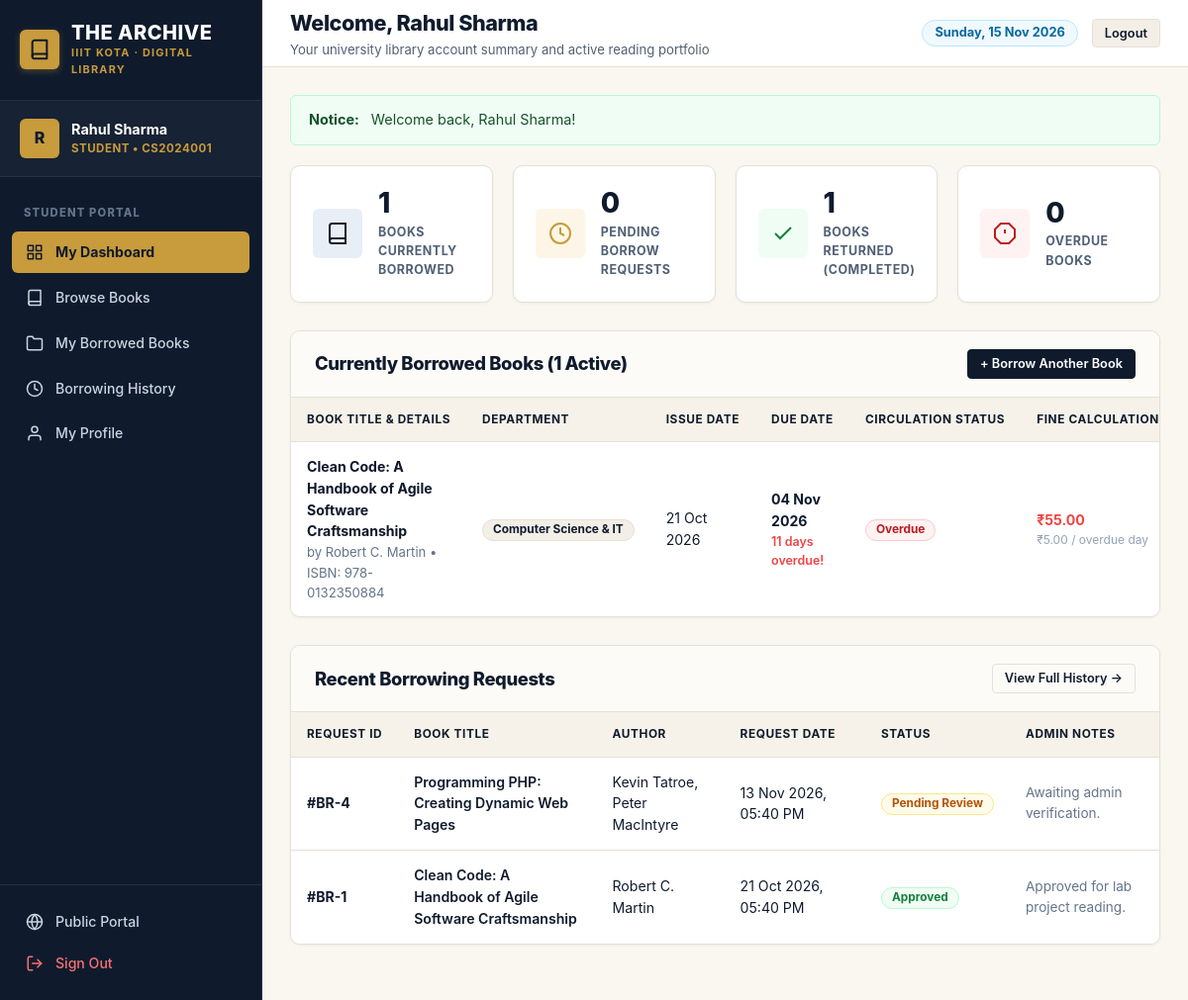
The page /student/dashboard.php (signed in) on the database its author committed.
### tables this page shows
CREATE TABLE `issued_books` (
  `id` INT AUTO_INCREMENT PRIMARY KEY,
  `borrow_request_id` INT DEFAULT NULL,
  `user_id` INT NOT NULL,
  `book_id` INT NOT NULL,
  `issue_date` DATE NOT NULL,
  `due_date` DATE NOT NULL,
  `return_date` DATE DEFAULT NULL,
  `status` ENUM('issued', 'returned', 'overdue') NOT NULL DEFAULT 'issued',
  `fine_amount` DECIMAL(8, 2) NOT NULL DEFAULT 0.00,
  `created_at` TIMESTAMP DEFAULT CURRENT_TIMESTAMP,
  CONSTRAINT `fk_issued_user` FOREIGN KEY (`user_id`) REFERENCES `users` (`id`) ON DELETE CASCADE ON UPDATE CASCADE,
  CONSTRAINT `fk_issued_book` FOREIGN KEY (`book_id`) REFERENCES `books` (`id`) ON DELETE CASCADE ON UPDATE CASCADE,
  CONSTRAINT `fk_issued_request` FOREIGN KEY (`borrow_request_id`) REFERENCES `borrow_requests` (`id`) ON DELETE SET NULL ON UPDATE CASCADE
);

CREATE TABLE `books` (
  `id` INT AUTO_INCREMENT PRIMARY KEY,
  `isbn` VARCHAR(30) NOT NULL UNIQUE,
  `title` VARCHAR(255) NOT NULL,
  `author` VARCHAR(255) NOT NULL,
  `category_id` INT NOT NULL,
  `publisher` VARCHAR(255) DEFAULT NULL,
  `publication_year` INT DEFAULT NULL,
  `total_copies` INT NOT NULL DEFAULT 1,
  `available_copies` INT NOT NULL DEFAULT 1,
  `description` TEXT DEFAULT NULL,
  `cover_image` VARCHAR(255) DEFAULT NULL,
  `created_at` TIMESTAMP DEFAULT CURRENT_TIMESTAMP,
  `updated_at` TIMESTAMP DEFAULT CURRENT_TIMESTAMP ON UPDATE CURRENT_TIMESTAMP,
  CONSTRAINT `fk_books_category` FOREIGN KEY (`category_id`) REFERENCES `categories` (`id`) ON DELETE RESTRICT ON UPDATE CASCADE
);

CREATE TABLE `categories` (
  `id` INT AUTO_INCREMENT PRIMARY KEY,
  `name` VARCHAR(100) NOT NULL UNIQUE,
  `description` TEXT DEFAULT NULL,
  `created_at` TIMESTAMP DEFAULT CURRENT_TIMESTAMP
);

CREATE TABLE `borrow_requests` (
  `id` INT AUTO_INCREMENT PRIMARY KEY,
  `user_id` INT NOT NULL,
  `book_id` INT NOT NULL,
  `request_date` TIMESTAMP DEFAULT CURRENT_TIMESTAMP,
  `status` ENUM('pending', 'approved', 'rejected') NOT NULL DEFAULT 'pending',
  `admin_notes` TEXT DEFAULT NULL,
  `updated_at` TIMESTAMP DEFAULT CURRENT_TIMESTAMP ON UPDATE CURRENT_TIMESTAMP,
  CONSTRAINT `fk_requests_user` FOREIGN KEY (`user_id`) REFERENCES `users` (`id`) ON DELETE CASCADE ON UPDATE CASCADE,
  CONSTRAINT `fk_requests_book` FOREIGN KEY (`book_id`) REFERENCES `books` (`id`) ON DELETE CASCADE ON UPDATE CASCADE
);

### includes/auth.php (called while the page is built, shortened)
<?php
require_once __DIR__ . '/../config/database.php';
function is_logged_in() {
    return isset($_SESSION['user_id']) && !empty($_SESSION['user_id']);
}
function current_user() {
    return [
        'id'        => $_SESSION['user_id'] ?? null,
        'full_name' => $_SESSION['user_name'] ?? 'User',
        'email'     => $_SESSION['user_email'] ?? '',
        'role'      => $_SESSION['user_role'] ?? 'student',
        'student_id'=> $_SESSION['student_id'] ?? ''
    ];
}

### config/database.php (called while the page is built, shortened)
<?php
function e($value) {
    return htmlspecialchars($value ?? '', ENT_QUOTES, 'UTF-8');
}
function calculate_overdue_and_fine($due_date, $return_date = null) {
    $compare_date = $return_date ? new DateTime($return_date) : new DateTime('today');
    $due = new DateTime($due_date);
    if ($compare_date > $due) {
        $interval = $due->diff($compare_date);
        $days = (int)$interval->days;
        $fine = $days * FINE_PER_DAY;
        return [
            'days_overdue' => $days,
            'fine_amount' => $fine
        ];
    }
    return [
        'days_overdue' => 0,
        'fine_amount' => 0.00
    ];
}

### student/dashboard.php (the view, shortened to what this page needs)
<?php
require_once __DIR__ . '/../config/database.php';
require_once __DIR__ . '/../includes/auth.php';
$conn = get_db_connection();
$user = current_user();
$user_id = (int)$user['id'];
$stmt = $conn->prepare("SELECT COUNT(*) AS cnt FROM issued_books WHERE user_id = ? AND status IN ('issued', 'overdue')");
$stmt->bind_param("i", $user_id);
$stmt->execute();
$active_loans_count = (int)$stmt->get_result()->fetch_assoc()['cnt'];
$stmt = $conn->prepare("SELECT COUNT(*) AS cnt FROM issued_books WHERE user_id = ? AND status = 'returned'");
$stmt->bind_param("i", $user_id);
$stmt->execute();
$returned_count = (int)$stmt->get_result()->fetch_assoc()['cnt'];
$stmt = $conn->prepare(
    "SELECT ib.*, b.title, b.author, b.isbn, b.cover_image, c.name AS category_name
     FROM issued_books ib
     JOIN books b ON ib.book_id = b.id
     LEFT JOIN categories c ON b.category_id = c.id
     WHERE ib.user_id = ? AND ib.status IN ('issued', 'overdue')
     ORDER BY ib.due_date ASC"
);
$stmt->bind_param("i", $user_id);
$stmt->execute();
$active_books = $stmt->get_result()->fetch_all(MYSQLI_ASSOC);
$stmt = $conn->prepare(
    "SELECT br.*, b.title, b.author, b.isbn, b.available_copies
     FROM borrow_requests br
     JOIN books b ON br.book_id = b.id
     WHERE br.user_id = ?
     ORDER BY br.request_date DESC
     LIMIT 5"
);
$stmt->bind_param("i", $user_id);
$stmt->execute();
$my_requests = $stmt->get_result()->fetch_all(MYSQLI_ASSOC);
require __DIR__ . '/../includes/header.php';
?>
<div class="stats-grid">
  <div class="stat-card">
    <div class="stat-card-icon icon-blue">
      <svg viewBox="0 0 24 24" fill="none" stroke="currentColor" stroke-width="2"><path d="M4 19.5A2.5 2.5 0 0 1 6.5 17H20"></path><path d="M6.5 2H20v20H6.5A2.5 2.5 0 0 1 4 19.5v-15A2.5 2.5 0 0 1 6.5 2z"></path></svg>
    </div>
    <div class="stat-card-data">
      <h3><?= $active_loans_count ?></h3>
      <p>Books Currently Borrowed</p>
    </div>
  </div>
  <div class="stat-card">
    <div class="stat-card-icon icon-amber">
      <svg viewBox="0 0 24 24" fill="none" stroke="currentColor" stroke-width="2"><circle cx="12" cy="12" r="10"></circle><polyline points="12 6 12 12 16 14"></polyline></svg>
    </div>
    <div class="stat-card-data">
      <h3><?= $pending_requests_count ?></h3>
      <p>Pending Borrow Requests</p>
    </div>
  </div>
  <div class="stat-card">
    <div class="stat-card-icon icon-emerald">
      <svg viewBox="0 0 24 24" fill="none" stroke="currentColor" stroke-width="2"><polyline points="20 6 9 17 4 12"></polyline></svg>
    </div>
    <div class="stat-card-data">
      <h3><?= $returned_count ?></h3>
      <p>Books Returned (Completed)</p>
    </div>
  </div>
  <div class="stat-card">
    <div class="stat-card-icon icon-rose">
      <svg viewBox="0 0 24 24" fill="none" stroke="currentColor" stroke-width="2"><polygon points="7.86 2 16.14 2 22 7.86 22 16.14 16.14 22 7.86 22 2 16.14 2 7.86 7.86 2"></polygon><line x1="12" y1="8" x2="12" y2="12"></line><line x1="12" y1="16" x2="12.01" y2="16"></line></svg>
    </div>
    <div class="stat-card-data">
      <h3><?= $overdue_count ?></h3>
      <p>Overdue Books</p>
    </div>
  </div>
</div>
<div class="content-card">
  <div class="card-header">
    <h2>Currently Borrowed Books (<?= count($active_books) ?> Active)</h2>
    <a href="books.php" class="btn btn-sm btn-primary">+ Borrow Another Book</a>
  </div>
  <div class="table-responsive">
    <table class="data-table">
      <thead>
        <tr>
          <th>Book Title & Details</th>
          <th>Department</th>
          <th>Issue Date</th>
          <th>Due Date</th>
          <th>Circulation Status</th>
          <th>Fine Calculation</th>
        </tr>
      </thead>
      <tbody>
        <?php if (empty($active_books)): ?>
          <tr>
            <td colspan="6" style="text-align: center; padding: 36px; color: #64748b;">
              You do not have any borrowed books at the moment.
              <br><br>
              <a href="books.php" class="btn btn-primary btn-sm">Explore Books to Borrow</a>
            </td>
          </tr>
        <?php else: ?>
          <?php foreach ($active_books as $book): ?>
            <?php
              $is_overdue = (strtotime($book['due_date']) < strtotime(date('Y-m-d')));
              $overdue_info = calculate_overdue_and_fine($book['due_date']);
              $days_left = ceil((strtotime($book['due_date']) - strtotime(date('Y-m-d'))) / 86400);
            ?>
            <tr>
              <td>
                <div style="font-weight: 700; color: #0f172a;"><?= e($book['title']) ?></div>
                <div style="font-size: 0.82rem; color: #64748b;">by <?= e($book['author']) ?> &bull; ISBN: <?= e($book['isbn']) ?></div>
              </td>
              <td><span class="badge badge-neutral"><?= e($book['category_name']) ?></span></td>
              <td><?= date('d M Y', strtotime($book['issue_date'])) ?></td>
              <td>
                <strong><?= date('d M Y', strtotime($book['due_date'])) ?></strong>
                <?php if ($is_overdue): ?>
                  <div style="color: #ef4444; font-size: 0.78rem; font-weight: 600;">
                    <?= $overdue_info['days_overdue'] ?> days overdue!
                  </div>
                <?php else: ?>
                  <div style="color: #10b981; font-size: 0.78rem;">
                    <?= $days_left ?> days remaining
                  </div>
                <?php endif; ?>
              </td>
              <td>
                <?php if ($is_overdue): ?>
                  <span class="badge badge-danger">Overdue</span>
                <?php else: ?>
                  <span class="badge badge-success">On Loan (Active)</span>
                <?php endif; ?>
              </td>
              <td>
                <?php if ($is_overdue): ?>
                  <strong style="color: #ef4444;">₹<?= number_format($overdue_info['fine_amount'], 2) ?></strong>
                  <div style="font-size: 0.75rem; color: #94a3b8;">₹<?= number_format(FINE_PER_DAY, 2) ?> / overdue day</div>
                <?php else: ?>
                  <span style="color: #10b981; font-weight: 600;">₹0.00</span>
                <?php endif; ?>
              </td>
            </tr>
          <?php endforeach; ?>
        <?php endif; ?>
      </tbody>
    </table>
  </div>
</div>
<div class="content-card">
  <div class="card-header">
    <h2>Recent Borrowing Requests</h2>
    <a href="borrow_history.php" class="btn btn-sm btn-outline-primary">View Full History &rarr;</a>
  </div>
  <div class="table-responsive">
    <table class="data-table">
      <thead>
        <tr>
          <th>Request ID</th>
          <th>Book Title</th>
          <th>Author</th>
          <th>Request Date</th>
          <th>Status</th>
          <th>Admin Notes</th>
        </tr>
      </thead>
      <tbody>
        <?php if (empty($my_requests)): ?>
          <tr>
            <td colspan="6" style="text-align: center; padding: 32px; color: #64748b;">
              You have not submitted any recent borrow requests.
            </td>
          </tr>
        <?php else: ?>
          <?php foreach ($my_requests as $req): ?>
            <tr>
              <td><strong>#BR-<?= $req['id'] ?></strong></td>
              <td style="font-weight: 600;"><?= e($req['title']) ?></td>
              <td><?= e($req['author']) ?></td>
              <td><?= date('d M Y, h:i A', strtotime($req['request_date'])) ?></td>
              <td>
                <?php if ($req['status'] === 'pending'): ?>
                  <span class="badge badge-warning">Pending Review</span>
                <?php elseif ($req['status'] === 'approved'): ?>
                  <span class="badge badge-success">Approved</span>
                <?php else: ?>
                  <span class="badge badge-danger">Rejected</span>
                <?php endif; ?>
              </td>
              <td style="font-size: 0.85rem; color: #64748b;">
                <?= e($req['admin_notes'] ?: 'No notes') ?>
              </td>
            </tr>
          <?php endforeach; ?>
        <?php endif; ?>
      </tbody>
    </table>
  </div>
</div>
<?php require __DIR__ . '/../includes/footer.php'; ?>

### rows shown on the page
issued_books: book.title "Clean Code: A Handbook of Agile Software Craftsmanship", book.author "Robert C. Martin", book.isbn "978-0132350884", categories.name "Computer Science & IT", issue_date "21 Oct 2026", due_date "04 Nov 2026", due_date "11", shows "Overdue", due_date "55.00"
borrow_requests: id "4", book.title "Programming PHP: Creating Dynamic Web Pages", book.author "Kevin Tatroe, Peter MacIntyre", request_date "13 Nov 2026, 05:40 PM", status "Pending Review", admin_notes "Awaiting admin verification."
borrow_requests: id "1", book.title "Clean Code: A Handbook of Agile Software Craftsmanship", book.author "Robert C. Martin", request_date "21 Oct 2026, 05:40 PM", status "Approved", admin_notes "Approved for lab project reading."

### other values the page prints
substr($user['full_name'] ?? 'U', 0, 1) "R"
$user['full_name'] "Rahul Sharma"
$user['role'] "STUDENT"
$user['student_id'] "CS2024001"
$header_title "Welcome, Rahul Sharma"
$header_subtitle "Your university library account summary and active reading portfolio"
$message "Welcome back, Rahul Sharma!"
$active_loans_count "1"
$pending_requests_count "0"
$returned_count "1"
$overdue_count "0"
count($active_books) "1"
